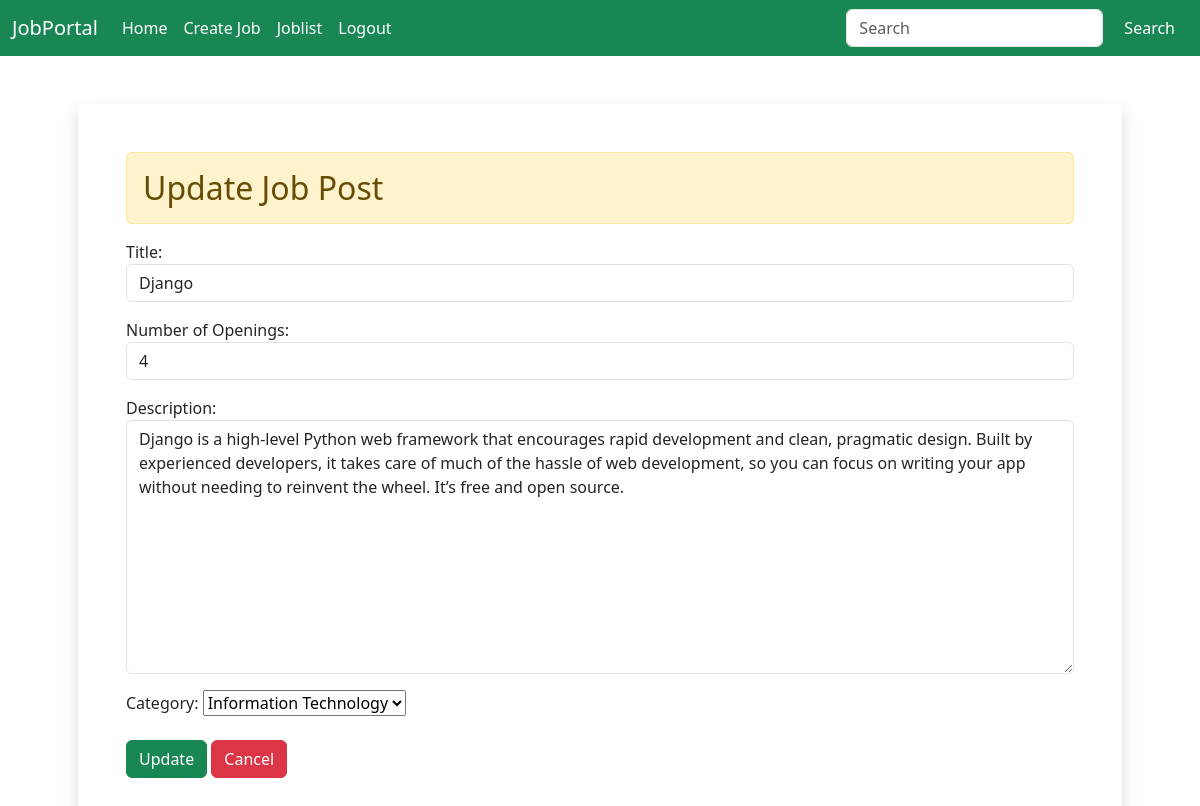
The app's page /updatejob/1 (signed in) with its own data.
### app/models.py (models this page shows)
class JobPost(models.Model):
    CATEGORY_CHOICES = (
        ('IT', 'Information Technology'),
        ('Finance', 'Finance'),
        ('Marketing', 'Marketing'),
    )
    title = models.CharField(max_length=100)
    number_of_openings = models.IntegerField()
    job_description = models.TextField()
    category = models.CharField(max_length=50, choices=CATEGORY_CHOICES)
    recruiter = models.ForeignKey(CustomUser, on_delete=models.CASCADE)
    jobseeker = models.ManyToManyField(CustomUser, related_name='job_applications', blank=True)

### app/views.py (the view)
# urls.py: path('updatejob/<int:id>',views.update_job_post,name="updatejob"),
@login_required
def update_job_post(request, id):
    job_post = get_object_or_404(JobPost, id=id)
    if request.user == job_post.recruiter:
        if request.method == 'POST':
            form = JobPostForm(request.POST, instance=job_post)
            if form.is_valid():
                form.save()
                return redirect('joblist')
        else:
            form = JobPostForm(instance=job_post)
        return render(request, 'recruiter/update_jobpost.html', {'form': form})
    else:
        return redirect('homepage')

### app/forms.py
class JobPostForm(forms.ModelForm):
    class Meta:
        model = JobPost
        fields = ['title', 'number_of_openings', 'job_description', 'category']
        labels= {'title':'Title','number_of_openings':'Number of Openings','job_description':'Description','category':'Category'}
        widgets = {
            'title':forms.TextInput(attrs={'class':'form-control'}),
            'number_of_openings':forms.NumberInput(attrs={'class':'form-control'}),
            'job_description':forms.Textarea(attrs={'class':'form-control'}),
        }

### app/templates/recruiter/update_jobpost.html (shortened to what this page needs)
{% extends "../base.html" %}
{% block content %}
<div class="container mx-auto p-5">
    <div class="p-5 shadow">
        <h2 class="alert alert-warning">Update Job Post</h2>
        <form action="" method="POST">
            {{form.as_p}}
            <button class="btn btn-success mt-2">Update</button>
            <button class="btn btn-danger mt-2">Cancel</button>
        </form>
    </div>
</div>
{% endblock content %}

### records on screen
JobPost: title "Django", number_of_openings "4", job_description "Django is a high-level Python web framework that encourages rapid development and clean, pragmatic design. Built by experienced developers, it takes care of much of the hassle of web development, so you can focus on writing your app without needing to reinvent the wheel. It’s free and open source.", category "Information Technology"
